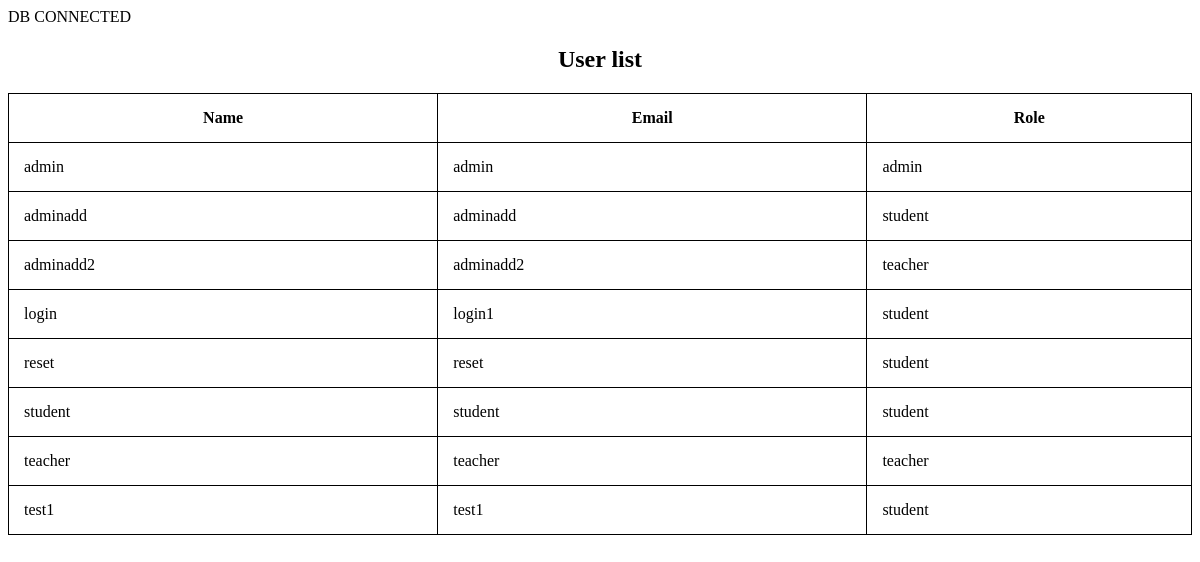
/action/userlist.php (signed in), run on an earlier commit of the app's database.
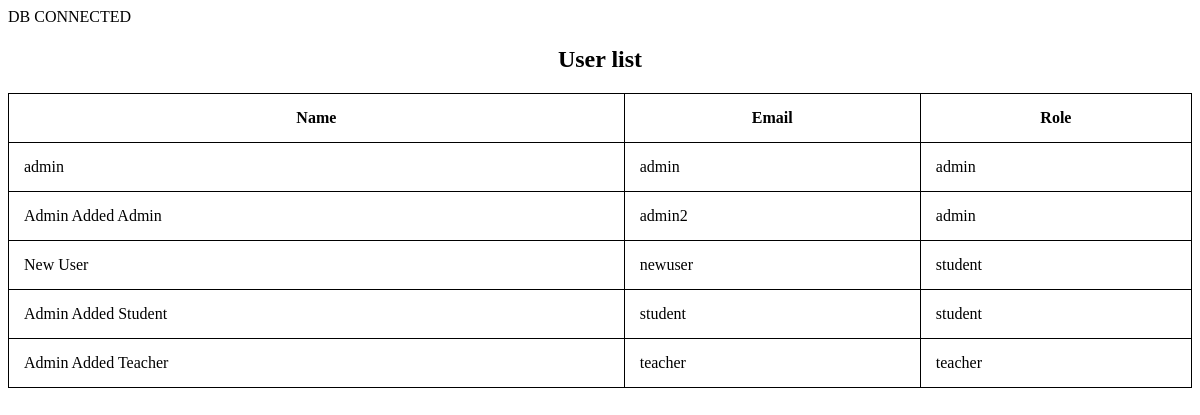
And on a later commit of the database.
### tables this page shows
CREATE TABLE `users` (
  `time` text NOT NULL,
  `name` text NOT NULL,
  `email` varchar(50) NOT NULL,
  `pswd` text NOT NULL,
  `role` varchar(10) NOT NULL
);

### action/userlist.php (the view, shortened to what this page needs)
<?php
include 'dbconfig.php';
?>
<!DOCTYPE html>
<html>
<head>
</head>
<body>
<section style="text-align: center;">
  <h1 style="color: black;"><strong>User list </strong></h1>
<div style="color: black">
<?php
$sql = "SELECT * from users";
$result = $con->query($sql);
if ($result->num_rows > 0) {
    echo "<table style='width:100%'>
  <tr>
    <th>Name</th>
    <th>Email</th>
    <th>Role</th>
  </tr>";
    while($row = $result->fetch_assoc()) {
        echo "  <tr>
    <td>".$row["name"]."</td>
    <td>".$row["email"]."</td>
    <td>".$row["role"]."</td>
  </tr>";
    }
    echo "</table>";
} else {
    echo "0 results";
}
?>
</div>
</section>
</body>
</html>

### action/userlist.php (style rules this page uses)
table, th, td { border: 1px solid black; border-collapse: collapse; }
th, td { padding: 15px; }

What changed in the data, as far as the page shows it:
removed users: name "adminadd", email "adminadd", role "student"
removed users: name "adminadd2", email "adminadd2", role "teacher"
removed users: name "login", email "login1", role "student"
removed users: name "reset", email "reset", role "student"
removed users: name "test1", email "test1", role "student"
added users: name "Admin Added Admin", email "admin2", role "admin"
added users: name "New User", email "newuser", role "student"
changed users "student": name "student" → "Admin Added Student"
changed users "teacher": name "teacher" → "Admin Added Teacher"
